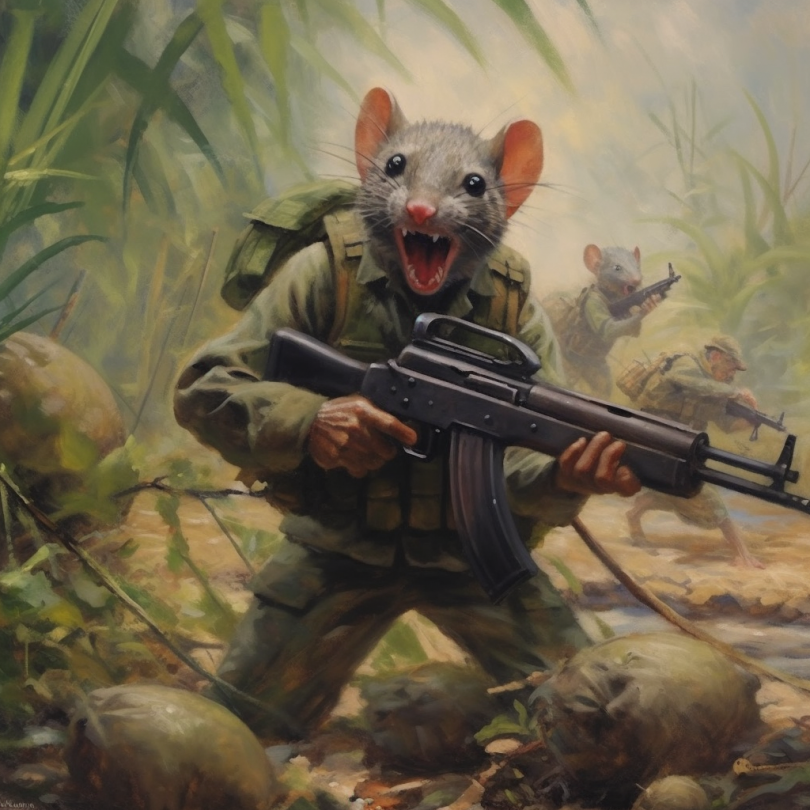
#> input picture mouse-soldier.png, 810 x 810 px
$ python Introduction.py
#> lines starting #> are read from the running program, lines starting #| are printed output that depends on the picture
import cv2

img = cv2.imread("mouse-soldier.png", cv2.IMREAD_COLOR)
#> img is the input picture: shape (810, 810, 3); mean B, G, R 77.5, 101.1, 111.7
img = cv2.cvtColor(img, cv2.COLOR_BGR2RGB)

print(img[0,0])
#| [75 76 61]

cv2.imshow("Mouse Man", img)
cv2.waitKey(0)
cv2.destroyAllWindows()

grey_image = cv2.cvtColor(img, cv2.COLOR_RGB2GRAY, )
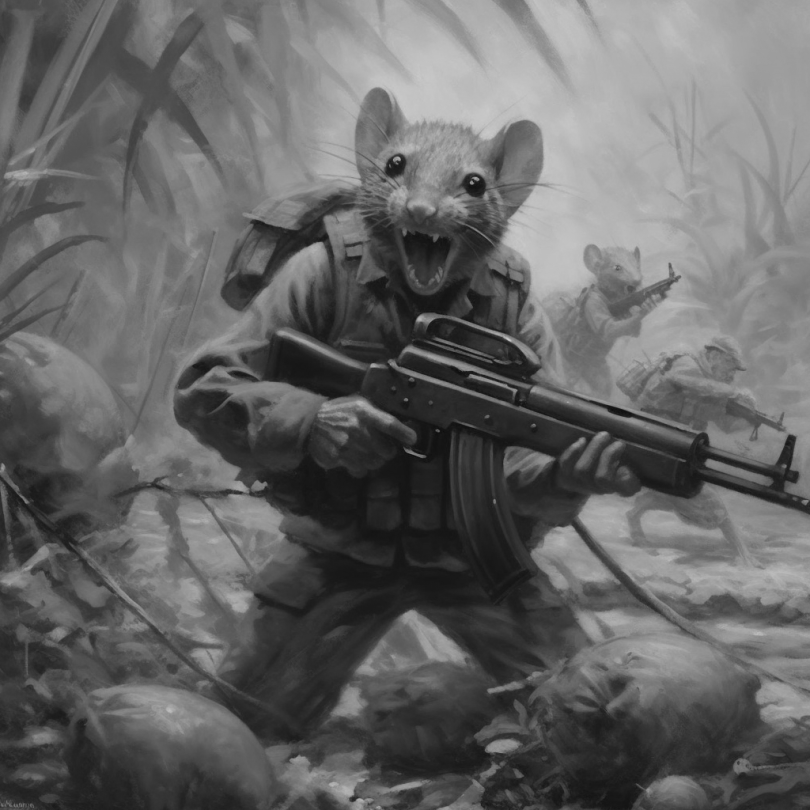
#> grey_image: shape (810, 810); min 14, max 202, mean 101.6
cv2.imwrite("grey-mouse.jpg", grey_image)
